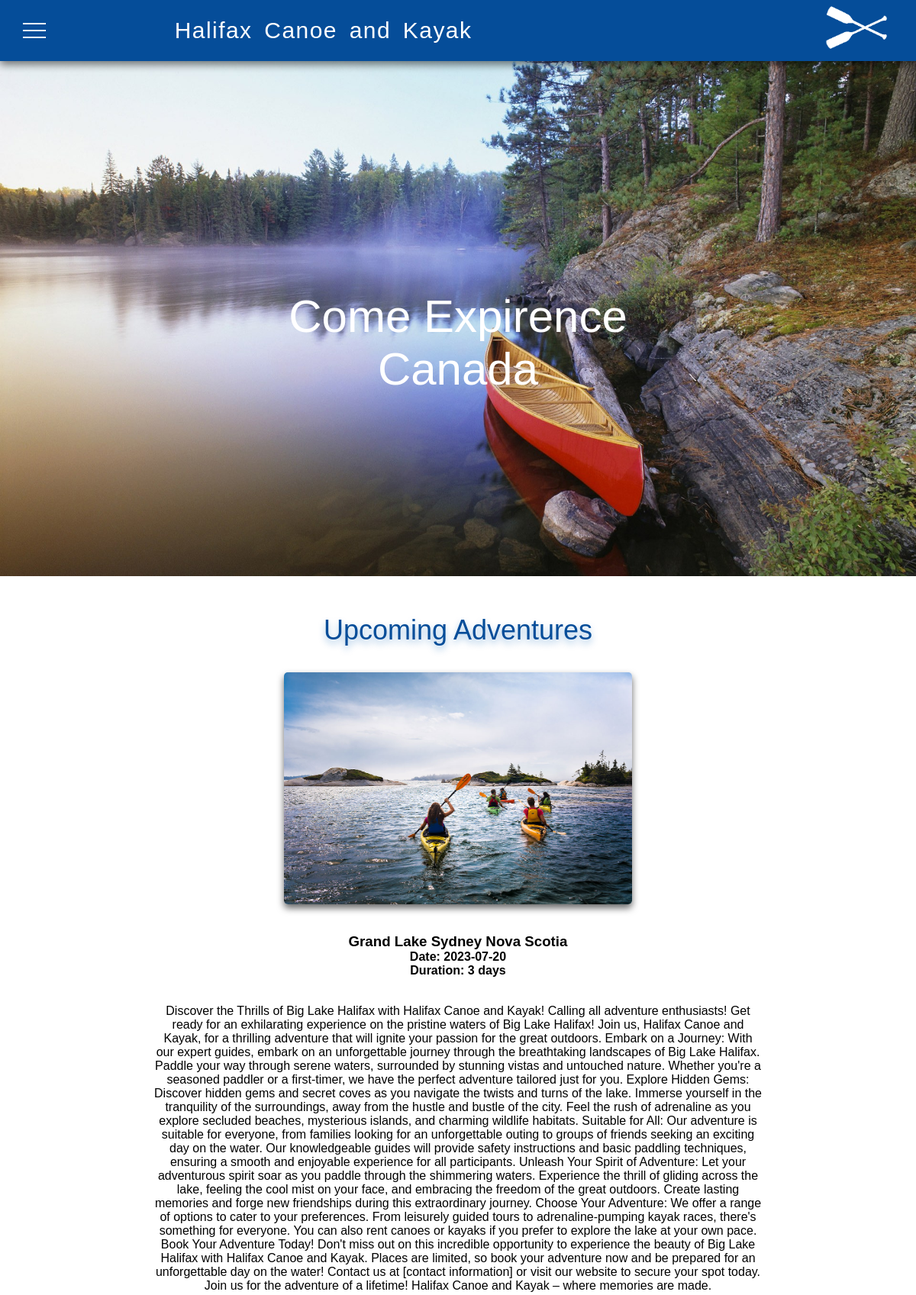
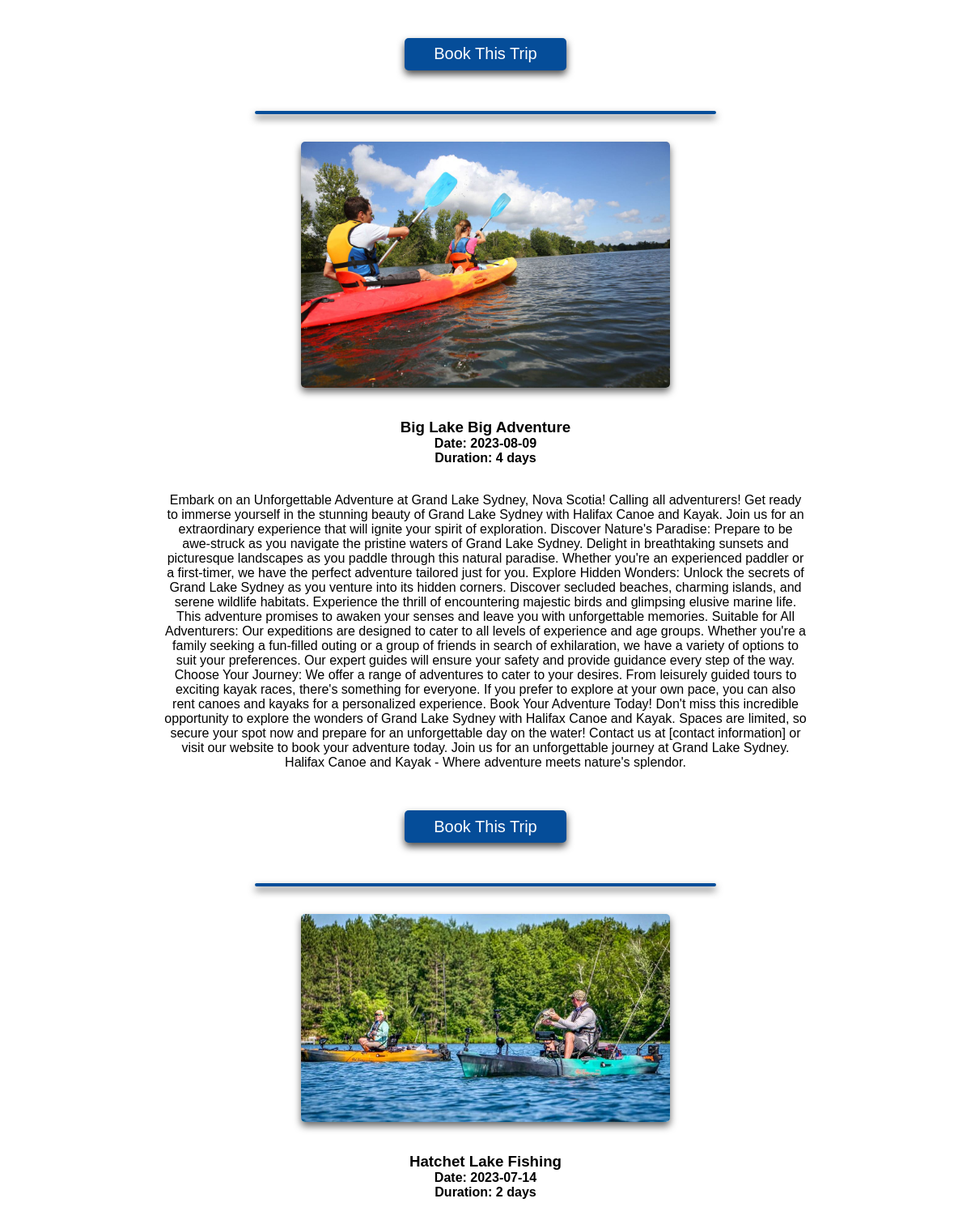
The page / (upper part) on the database its author committed (2 pictures, top to bottom).
### tables this page shows
CREATE TABLE `next_adventures` (
  `id` int(11) NOT NULL,
  `heading` varchar(255) DEFAULT NULL,
  `date` date DEFAULT NULL,
  `duration` int(3) DEFAULT NULL,
  `summary` text DEFAULT NULL,
  `avatar` varchar(500) DEFAULT NULL
);

### index.php (the view, shortened to what this page needs)
<?php
$query = "SELECT * FROM `next_adventures`";
$result = mysqli_query($connect, $query);
?>
<!DOCTYPE html>
<html lang="en">
<head>
	<link rel="stylesheet" href="./css/style.css">
</head>
<body>
	<div class="wrapper">
		<?php include('blocks/header.php'); ?>
		<div class="content">
			<div class="content__picture">
				<div class="content__picture-img">
					<img src="./img/canoe.jpg" alt="canoe picture">
				</div>
				<div class="content__picture-text">Come Expirence Canada</div>
			</div>
			<div class="container">
				<div class="content__text">
					<div class="title"> Upcoming Adventures</div>
					<div class="adv-container">
						<div class="nextadventure-mainpage">
							<?php
							if (isset($_SESSION['adventure'])) {
								foreach ($_SESSION['adventure'] as $adventure) {
									echo '<div class="mpageadv-block">';
									echo '<img src="' . $adventure['avatar'] . '" width="800vw" alt="">';
									echo '<h3> ' . $adventure['heading'] . '</h3>';
									echo '<h4>Date: ' . $adventure['date'] . '</h4>';
									echo '<h4>Duration: ' . $adventure['duration'] . ' days</h4>';
									echo '<p> ' . $adventure['summary'] . '</p>';
									echo '<button class="bookthat"><a href="book-trip.php">Book This Trip</a></button>';
									echo '<div class="line"></div>';
									echo '</div>';
								}
							} else {
								echo "No adventures found.";
							}
							?>
						</div>
					</div>
				</div>
			</div>
		</div>
	</div>
</body>
</html>

### css/style.css (style rules this page uses)
*, *:before, *:after { padding: 0; margin: 0; border: 0; box-sizing: border-box; }
a { text-decoration: none; }
html, body { height: 100%; font-family: Arial, Helvetica, sans-serif; }
.wrapper { min-height: 100%; display: flex; flex-direction: column; }
.content__picture-img { padding: 80px 0px 0px 0px; }
.content__picture { position: relative; z-index: 3; }
.content__picture-img img { width: 100%; height: 100%; }
.content__picture-text { position: absolute; min-width: 200px; height: 15%; left: 30%; right: 30%; top: 50%; color: #fff; font-size: 5vw; text-align: center; text-transform: capitalize; z-index: 1; }
.adv-container { width: 100%; text-align: center; margin-bottom: 60px; }
.adv-container .bookthat { background: var(--main-color); border-radius: 5px; box-shadow: 0 5px 10px rgba(0, 0, 0, .7); text-transform: capitalize; font-size: 20px; cursor: pointer; width: 200px; height: 40px; margin: 50px 0; }
.adv-container .bookthat a { text-decoration: none; color: var(--white); }
.line { border: 2px solid var(--main-color); width: 50%; box-shadow: 0 5px 10px rgba(0, 0, 0, .7); border-radius: 50000px; margin-left: 25%; margin-right: 25%; }
.title { text-transform: capitalize; font-size: 3vw; text-align: center; text-shadow: 0 5px 10px rgba(7, 98, 183, 0.4); margin-top: 4%; color: var(--main-color); }
.mpageadv-block img { width: 40%; margin: 3% 30% 3% 30%; }
.mpageadv-block p { width: 70%; margin: 3% 15% 0 15%; }
.nextadventure-mainpage img { border-radius: 5px; box-shadow: 0 5px 10px rgba(0, 0, 0, 0.6); -webkit-transition: 0.5s; transition: 0.5s; cursor: pointer; }
@media (max-width:1200px) { .container { max-width: 1180px; margin: 0px auto; padding: 0 20px; } }
:root { --main-color: #054d99; --hover-color: #05990c; --white: #fff; }

### rows shown on the page
next_adventures: avatar (picture), heading "Grand Lake Sydney Nova Scotia", date "2023-07-20", duration "3", summary "Discover the Thrills of Big Lake Halifax with Halifax Canoe and Kayak! Calling all adventure enthusiasts! Get ready for an exhilarating experience on the pristine waters of Big Lake Halifax! Join us, Halifax Canoe and Kayak, for a thrilling adventure that will ignite your passion for the great outdoors. Embark on a Journey: With our expert guides, embark on an unforgettable journey through the breathtaking landscapes of Big Lake Halifax. Paddle your way through serene waters, surrounded by stunning vistas and untouched nature. Whether you're a seasoned paddler or a first-timer, we have the perfect adventure tailored just for you. Explore Hidden Gems: Discover hidden gems and secret coves as…"
next_adventures: avatar (picture), heading "Big Lake Big Adventure", date "2023-08-09", duration "4", summary "Embark on an Unforgettable Adventure at Grand Lake Sydney, Nova Scotia! Calling all adventurers! Get ready to immerse yourself in the stunning beauty of Grand Lake Sydney with Halifax Canoe and Kayak. Join us for an extraordinary experience that will ignite your spirit of exploration. Discover Nature's Paradise: Prepare to be awe-struck as you navigate the pristine waters of Grand Lake Sydney. Delight in breathtaking sunsets and picturesque landscapes as you paddle through this natural paradise. Whether you're an experienced paddler or a first-timer, we have the perfect adventure tailored just for you. Explore Hidden Wonders: Unlock the secrets of Grand Lake Sydney as you venture into its…"
next_adventures: avatar (picture), heading "Hatchet Lake Fishing", date "2023-07-14", duration "2"
